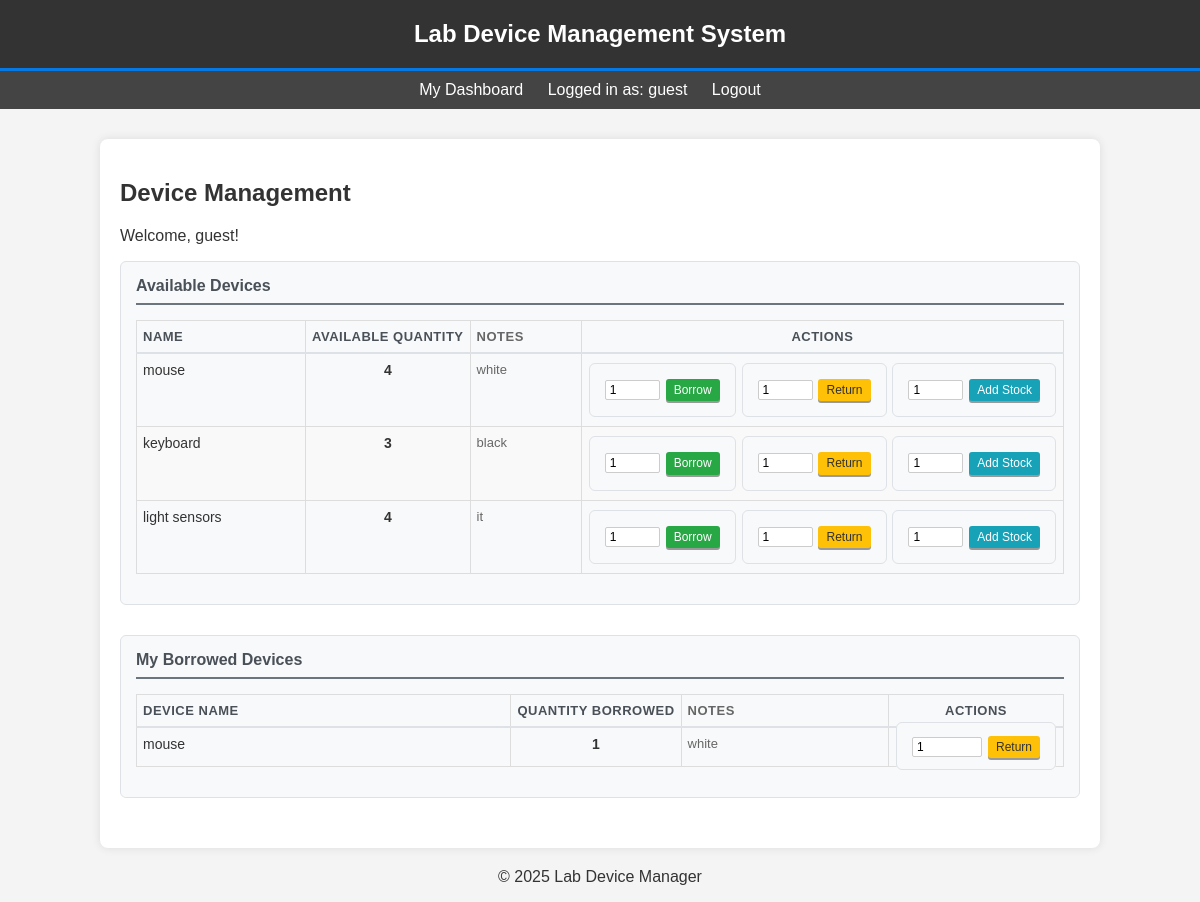
/employee (signed in), run on the app's committed database.
### app.py (models this page shows, shortened)
class User(UserMixin, db.Model):
    id = db.Column(db.Integer, primary_key=True)
    username = db.Column(db.String(100), unique=True, nullable=False)
    password_hash = db.Column(db.String(200), nullable=False)
    is_admin = db.Column(db.Boolean, default=False)

class Device(db.Model):
    id = db.Column(db.Integer, primary_key=True)
    name = db.Column(db.String(100), nullable=False, unique=True) # Device type name
    quantity = db.Column(db.Integer, nullable=False, default=0) # Total quantity in stock
    notes = db.Column(db.Text, nullable=True) # Optional notes

class BorrowLog(db.Model):
    user_id = db.Column(db.Integer, db.ForeignKey('user.id'), primary_key=True)
    device_id = db.Column(db.Integer, db.ForeignKey('device.id'), primary_key=True)
    quantity_borrowed = db.Column(db.Integer, nullable=False, default=0) # Number of units currently borrowed
    user = db.relationship('User', backref=db.backref('borrow_logs', lazy=True))
    device = db.relationship('Device', backref=db.backref('borrow_logs', lazy=True))

### app.py (the view)
@app.route('/employee')
@login_required
def employee_dashboard():
    devices = Device.query.all()
    all_users = User.query.all() if current_user.is_admin else []
    return render_template('employee_dashboard.html', devices=devices, Device=Device, all_users=all_users)

### app.py (called while the page is built)
@login_manager.user_loader
def load_user(user_id):
    return User.query.get(int(user_id))

### templates/employee_dashboard.html (shortened to what this page needs)
{% extends "base.html" %}
{% block content %}
<h2>Device Management</h2>
<p>Welcome, {{ current_user.username }}!</p>
<div class="device-section" style="margin-bottom: 30px; padding: 15px;">
    <h3 style="margin-bottom: 15px; font-size: 16px;">Available Devices</h3>
    {% if devices %}
        <table class="compact-table">
            <thead>
                <tr>
                    <th class="name-column">Name</th>
                    <th class="quantity-column">Available Quantity</th>
                    <th class="notes-column">Notes</th>
                    <th class="actions-column">Actions</th>
                </tr>
            </thead>
            <tbody>
                {% for device in devices %}
                <tr>
                    <td class="name-column">{{ device.name }}</td>
                    <td class="quantity-column">{{ device.quantity }}</td>
                    <td class="notes-column">{{ device.notes or 'N/A' }}</td>
                    <td class="actions actions-column">
                        <form method="POST" action="{{ url_for('borrow_device', device_id=device.id) }}">
                            <input type="number" name="quantity" min="1" max="{{ device.quantity or 1 }}" value="1" {% if device.quantity == 0 %}disabled{% endif %}>
                            <button type="submit" class="btn btn-success" {% if device.quantity == 0 %}disabled{% endif %}>Borrow</button>
                        </form>
                        <form method="POST" action="{{ url_for('return_device', device_id=device.id) }}">
                            <input type="number" name="quantity" min="1" value="1">
                            <button type="submit" class="btn btn-warning">Return</button>
                        </form>
                        <form method="POST" action="{{ url_for('add_stock', device_id=device.id) }}">
                            <input type="number" name="quantity" min="1" value="1">
                            <button type="submit" class="btn btn-info">Add Stock</button>
                        </form>
                    </td>
                </tr>
                {% endfor %}
            </tbody>
        </table>
    {% else %}
        <p>No devices found.</p>
    {% endif %}
</div>
<div class="device-section" style="margin-bottom: 30px; padding: 15px;">
    <h3 style="margin-bottom: 15px; font-size: 16px;">My Borrowed Devices</h3>
    {% if current_user.borrow_logs and current_user.borrow_logs|selectattr('quantity_borrowed', '>', 0)|list %}
        <table class="compact-table">
            <thead>
                <tr>
                    <th class="name-column">Device Name</th>
                    <th class="quantity-column">Quantity Borrowed</th>
                    <th class="notes-column">Notes</th>
                    <th class="actions-column">Actions</th>
                </tr>
            </thead>
            <tbody>
                {% for log in current_user.borrow_logs %}
                {% if log.quantity_borrowed > 0 %}
                <tr>
                    <td class="name-column">{{ log.device.name }}</td>
                    <td class="quantity-column">{{ log.quantity_borrowed }}</td>
                    <td class="notes-column">{{ log.device.notes or 'N/A' }}</td>
                    <td class="actions actions-column">
                        <form method="POST" action="{{ url_for('return_device', device_id=log.device_id) }}" style="display:inline;">
                            <input type="number" name="quantity" min="1" max="{{ log.quantity_borrowed }}" value="1" style="width: 60px;">
                            <button type="submit" class="btn btn-warning">Return</button>
                        </form>
                    </td>
                </tr>
                {% endif %}
                {% endfor %}
            </tbody>
        </table>
    {% else %}
        <p>You have not borrowed any devices currently.</p>
    {% endif %}
</div>
{% endblock %}

### templates/base.html (shortened to what this page needs)
<!DOCTYPE html>
<html lang="en">
<head>
    <link rel="stylesheet" href="{{ url_for('static', filename='style.css') }}">
</head>
<body>
    <header>
        <h1>Lab Device Management System</h1>
    </header>
    <nav>
        <ul>
            {% if current_user.is_authenticated %}
                {% if current_user.is_admin %}
                    <li><a href="{{ url_for('admin_dashboard') }}">Admin Dashboard</a></li>
                    <li><a href="{{ url_for('employee_dashboard') }}">Device Management</a></li>
                    <li><a href="{{ url_for('manage_employees') }}">Manage Users</a></li>
                {% else %}
                    <li><a href="{{ url_for('employee_dashboard') }}">My Dashboard</a></li>
                {% endif %}
                <li>Logged in as: {{ current_user.username }} {% if current_user.is_admin %}(Admin){% endif %}</li>
                <li><a href="{{ url_for('logout') }}">Logout</a></li>
            {% else %}
                <li><a href="{{ url_for('login') }}">Login</a></li>
            {% endif %}
        </ul>
    </nav>
    <div class="container">
        {% block content %}{% endblock %}
    </div>
    <footer>
        <p style="text-align:center; margin-top: 20px;">&copy; 2025 Lab Device Manager</p>
    </footer>
</body>
</html>

### static/style.css (style rules this page uses)
body { font-family: sans-serif; margin: 0; background-color: #f4f4f4; color: #333; }
.container { width: 80%; margin: auto; overflow: hidden; padding: 20px; background-color: #fff; box-shadow: 0 0 10px rgba(0,0,0,0.1); margin-top: 30px; border-radius: 8px; }
header { background: #333; color: #fff; padding: 20px 0; text-align: center; border-bottom: #0779e4 3px solid; }
header h1 { margin: 0; font-size: 24px; }
nav { background: #444; color: #fff; padding: 10px 0; text-align: center; }
nav ul { padding: 0; list-style: none; margin: 0; }
nav ul li { display: inline; margin-right: 20px; }
nav a { color: #fff; text-decoration: none; font-size: 16px; }
table { width: 100%; border-collapse: collapse; margin-bottom: 15px; font-size: 14px; }
table, th, td { border: 1px solid #ddd; }
th, td { padding: 8px 10px; text-align: left; vertical-align: middle; }
th { background-color: #f8f9fa; font-weight: 600; font-size: 13px; color: #495057; border-bottom: 2px solid #dee2e6; }
tr:nth-child(even) { background-color: #f9f9f9; }
.compact-table { font-size: 13px; }
.compact-table th, .compact-table td { padding: 6px 8px; }
.compact-table th { font-size: 12px; text-transform: uppercase; letter-spacing: 0.5px; }
.actions form { display: inline-block; margin-right: 3px; margin-bottom: 2px; vertical-align: top; }
.actions input[type="number"] { width: 45px; padding: 2px 4px; font-size: 12px; margin: 0 2px 0 0; border: 1px solid #ccc; border-radius: 2px; }
.actions .btn { padding: 4px 8px; font-size: 12px; margin: 0; border-radius: 3px; line-height: 1.2; white-space: nowrap; }
.actions-column { width: 1%; white-space: nowrap; text-align: center; }
.quantity-column { width: 80px; text-align: center; font-weight: 600; }
.name-column { font-weight: 500; max-width: 200px; }
.notes-column { max-width: 250px; word-wrap: break-word; font-size: 13px; color: #666; }
.btn { display: inline-block; padding: 8px 15px; font-size: 14px; cursor: pointer; text-align: center; text-decoration: none; outline: none; color: #fff; background-color:rgb(182, 186, 191); border: none; border-radius: 4px; box-shadow: 0 2px #999; }
.btn-success { background-color: #28a745; }
.btn-warning { background-color: #ffc107; color: #333; }
.btn-info { background-color: #17a2b8; }
.device-section { background-color: #f8f9fa; border: 1px solid #dee2e6; border-radius: 6px; padding: 15px; margin-bottom: 25px; }
.device-section h3 { margin-top: 0; margin-bottom: 15px; color: #495057; border-bottom: 2px solid #6c757d; padding-bottom: 8px; font-size: 16px; }
.actions form { margin-right: 5px; margin-bottom: 5px; }
.actions input[type="number"] { width: 60px; margin-right: 5px; padding: 4px; border: 1px solid #ddd; border-radius: 3px; }
.device-section form { background-color: #f8f9fa; padding: 15px; border-radius: 6px; border: 1px solid #dee2e6; }
.device-section table { font-size: 14px; }
.device-section th, .device-section td { padding: 8px 6px; vertical-align: top; }
.device-section th { font-size: 13px; font-weight: 600; white-space: nowrap; }
.device-section .actions { width: 1%; white-space: nowrap; }
.device-section .actions form { display: inline-block; margin: 1px; vertical-align: top; }
.device-section .actions input[type="number"] { width: 45px; padding: 2px 4px; font-size: 12px; margin: 0 2px 0 0; border: 1px solid #ccc; border-radius: 2px; }
.device-section .actions .btn { padding: 4px 8px; font-size: 12px; margin: 0; border-radius: 3px; line-height: 1.2; }
.device-section td:first-child { font-weight: 500; max-width: 200px; }
.device-section td:nth-child(3) { max-width: 250px; word-wrap: break-word; font-size: 13px; color: #666; }
.device-section td:nth-child(2) { text-align: center; font-weight: 600; width: 80px; }

### data on the page
User: username "guest"
Device: name "mouse", quantity "4", notes "white", quantity "1"
Device: name "keyboard", quantity "3", notes "black", quantity "1"
Device: name "light sensors", quantity "4", notes "it", quantity "1"
BorrowLog: device.name "mouse", quantity_borrowed "1", device "white", quantity "1"
